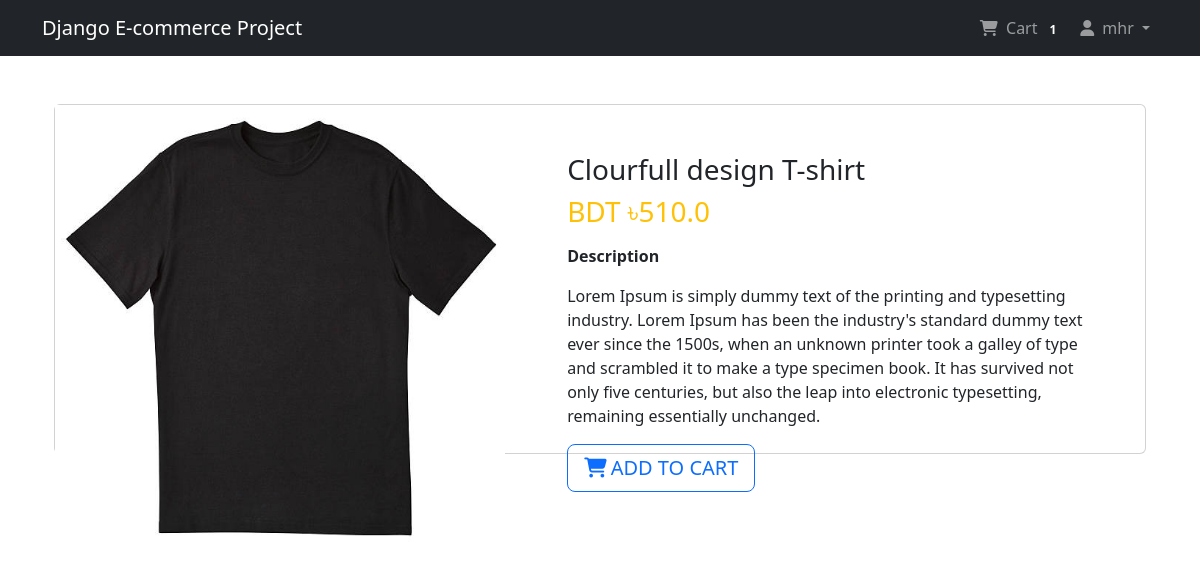
Screenshot of /Shop/pro-detials/5/ (signed in) with the database file from the repository.
### app_login/models.py (models this page shows, shortened)
class User(AbstractBaseUser, PermissionsMixin):
    email = models.EmailField(unique=True, null=False)
    is_staff = models.BooleanField(
        gettext_lazy('staff status'),
        default=False,
        help_text = gettext_lazy('Designates whether the use can log in this site')
    )
    is_active = models.BooleanField(
        gettext_lazy('active'),
        default = True,
        help_text = gettext_lazy('Designate whether this user should be treated as active, Unselect this instead of deleting accounts'),
    )
    USERNAME_FIELD = 'email'
    objects = MyUserManager()

class Profile(models.Model):
    user = models.OneToOneField(User, on_delete=models.CASCADE, related_name="profile")
    username = models.CharField(max_length=264, blank=True)
    full_name = models.CharField(max_length=264, blank=True, null=True)
    address = models.TextField(max_length=300, blank=True)
    city = models.CharField(max_length=40, blank=True)
    zip_code = models.CharField(max_length=10, blank=True)
    country = models.CharField(max_length=50, blank=True)
    phone = models.CharField(max_length= 20, blank=True)
    date_joined = models.DateTimeField(auto_now_add=True)

### app_order/models.py (models this page shows, shortened)
class Order(models.Model):
    orderitems = models.ManyToManyField(Cart)
    user = models.ForeignKey(settings.AUTH_USER_MODEL, on_delete=models.CASCADE)
    ordered = models.BooleanField(default=False)
    created = models.DateTimeField(auto_now_add=True)
    paymentId = models.CharField(max_length=264, blank=True, null=True)
    orderId = models.CharField(max_length=200, blank=True, null=True)

### app_shop/models.py (models this page shows, shortened)
class Product(models.Model):
    mainimage = models.ImageField(upload_to='Products')
    name = models.CharField(max_length=264)
    category = models.ForeignKey(Category, on_delete=models.CASCADE, related_name="category")
    preview_text = models.TextField(max_length=200, verbose_name="Preview Text")
    details_text = models.TextField(max_length=1000, verbose_name="description")
    price = models.FloatField()
    old_price = models.FloatField(default=0.00)
    created = models.DateTimeField(auto_now_add=True)
    class Meta:
        ordering = ['-created', ]

### app_shop/views.py (the view)
# urls.py: path('pro-detials/<pk>/', views.ProductDetials.as_view(), name="product_detials"),
class ProductDetials(LoginRequiredMixin, DetailView):
    model = Product
    template_name = 'app_shop/product_details.html'

### app_order/templatetags/cart_tag.py (called while the page is built)
@register.filter
def cart_total(user):
    order = Order.objects.filter(user=user, ordered=False)
    if order.exists():
        return order[0].orderitems.count()
    else:
        return 0

### templates/app_shop/product_details.html (shortened to what this page needs)
{% extends 'base.html' %}
{% block content %}
<div class="container my-5">
    <div class="card">
        <div class="row">
            <aside class="col-sm-5 border-right">
                <article class="gallery-wrap">
                    <div class="img-big-wrap">
                        <div>
                            <a href=""><img src="/media/{{object.mainimage}}" style="width: 450px;"></a>
                        </div>
                    </div>
                </article>
            </aside>
            <aside class="col-lg-7">
                <article class="card-body p-5">
                    <h3 class="title mp3">{{object.name}}</h3>
                    <p class="price-detail-wrap">
                        <span class="price h3 text-warning">
                            <span class="currency">BDT &#2547;</span><span class="num">{{object.price}}</span>
                        </span>
                    </p>
                    <dl class="item-property">
                        <dt>Description</dt>
                        <dd><p>{{object.details_text|linebreaks}}</p></dd>
                    </dl>
                    <a href="{% url 'app_order:add' pk=object.pk %}" class="btn btn-lg btn-outline-primary text-uppercase"><i class="fa-solid fa-cart-shopping me-1"></i>Add to cart</a>
                </article>
            </aside>
        </div>
    </div>
</div>
{% endblock %}

### templates/navbar.html (shortened to what this page needs)
{% load cart_tag %}
<nav class="navbar navbar-expand-lg navbar-dark bg-dark">
    <div class="container">
        <a href="{% url 'app_shop:home' %}" class="navbar-brand">Django E-commerce Project</a>
        <div class="collapse navbar-collapse" id="navbarNav">
            <ul class="navbar-nav ms-auto">
                {% if request.user.is_authenticated %}
                <li class="nav-item">
                    <a class="nav-link" href="{% url 'app_order:cart' %}">
                        <i class="fa-solid fa-cart-shopping me-1"></i> Cart
                        <span class="badge badge-light">{{ request.user | cart_total }}</span>
                    </a>
                </li>
                <li class="nav-item dropdown">
                    <a class="nav-link dropdown-toggle" href="#" id="profileDropdown" role="button"
                       data-bs-toggle="dropdown" aria-expanded="false">
                        <i class="fa-solid fa-user me-1"></i> {{request.user.profile.username}}
                    </a>
                </li>
                {% else %}
                    <li class="nav-item">
                        <a class="nav-link btn btn-outline-primary ms-3 px-3 py-1" href="{% url 'app_login:login' %}">
                            <i class="fa-solid fa-right-to-bracket me-1"></i> Login
                        </a>
                    </li>
                {% endif %}
            </ul>
        </div>
    </div>
</nav>

### static/css/main.css (style rules this page uses)
.gallery-wrap .img-big-wrap img { height: 450px; width: auto; display: inline-block; cursor: zoom-in; }

### templates/base.html (style rules this page uses)
.card { height: 350px; }

### rows the page displays
User: user|cart_total "1", user.profile.username "mhr"
Product: mainimage (picture), name "Clourfull design T-shirt", price "510.0", details_text "Lorem Ipsum is simply dummy text of the printing and typesetting industry. Lorem Ipsum has been the industry's standard dummy text ever since the 1500s, when an unknown printer took a galley of type and scrambled it to make a type specimen book. It has survived not only five centuries, but also the leap into electronic typesetting, remaining essentially unchanged."
